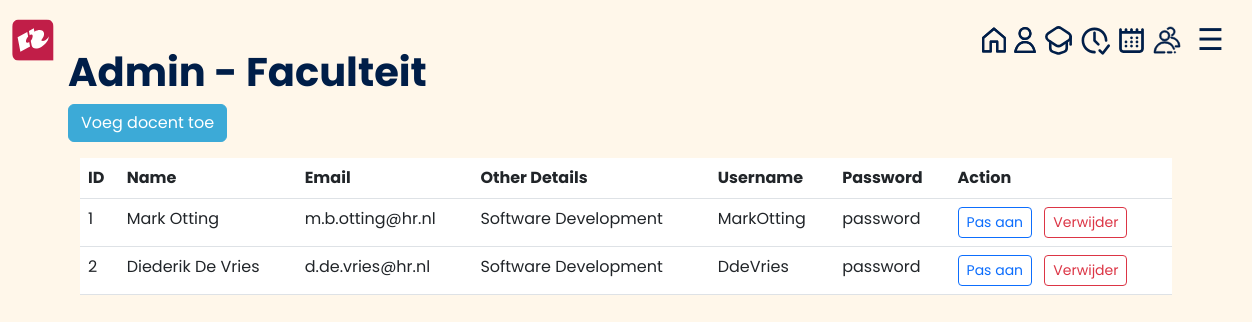
Page /admin/faculties (signed in) on the earlier database version.
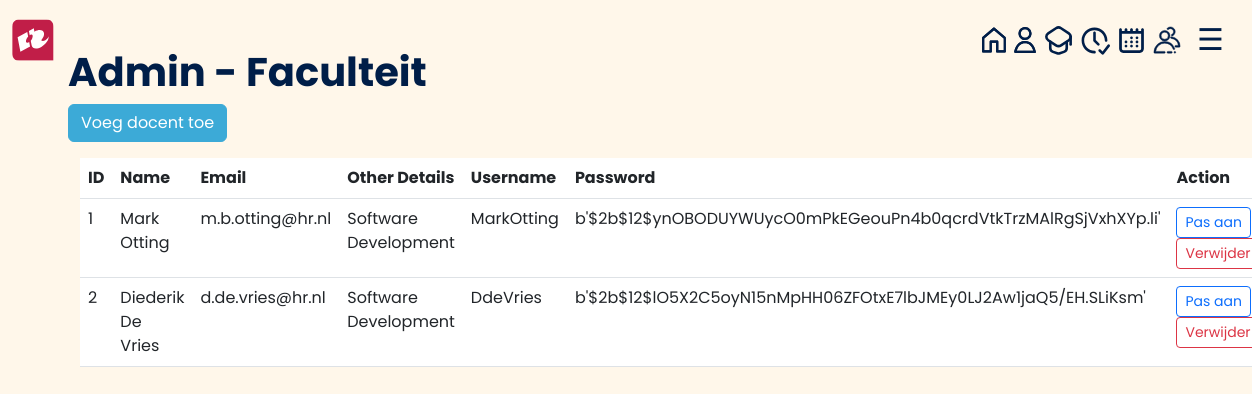
Same page on the later database version.
### tables this page shows
CREATE TABLE faculty
                  (faculty_id INTEGER PRIMARY KEY,
                   faculty_name TEXT,
                   faculty_email TEXT,
                   other_details TEXT,
                   Username TEXT,
                   Password TEXT);

### lib/admin_routes.py (the view)
@admin.route('/admin/faculties', methods=['GET'])
def admin_faculties():
    if 'admin_logged_in' in session:
        c.execute("SELECT * FROM Faculty")
        faculties = c.fetchall()
        return render_template('admin/admin_faculties.html', faculties=faculties)
    else:
        return redirect(url_for('index'))

### templates/admin/admin_faculties.html (shortened to what this page needs)
{% extends "base5.html" %}
{% block content %}
<head>
    <link href="https://cdn.jsdelivr.net/npm/bootstrap@5.3.0-alpha1/dist/css/bootstrap.min.css" rel="stylesheet">
    <link rel="stylesheet" href="{{ url_for('static', filename='/admin_dashboard.css') }}">
</head>
<body>
    <h1 class="fw-bold">Admin - Faculteit</h1>
    <a href="/admin/faculties/add" class="btn btn-primary mb-3">Voeg docent toe</a>
    <div class="container">
      <table class="table table-hover">
        <thead>
          <tr>
            <th>ID</th>
            <th>Name</th>
            <th>Email</th>
            <th>Other Details</th>
            <th>Username</th>
            <th>Password</th>
            <th>Action</th>
          </tr>
        </thead>
        <tbody>
          {% for faculty in faculties %}
            <tr>
              <td>{{ faculty[0] }}</td>
              <td>{{ faculty[1] }}</td>
              <td>{{ faculty[2] }}</td>
              <td>{{ faculty[3] }}</td>
              <td>{{ faculty[4] }}</td>
              <td>{{ faculty[5] }}</td>
              <td>
                <a href="/admin/faculties/update/{{ faculty[0] }}" class="btn btn-outline-primary btn-sm me-2">Pas aan</a>
                <form action="/admin/faculties/delete" method="post" class="d-inline">
                  <button type="submit" class="btn btn-outline-danger btn-sm">Verwijder</button>
                </form>
              </td>
            </tr>
          {% endfor %}
        </tbody>
      </table>
    </div>
{% endblock %}

### templates/base5.html (shortened to what this page needs)
<!DOCTYPE html>
<html>
<head>
    <link href="https://cdn.jsdelivr.net/npm/bootstrap@5.3.0-alpha1/dist/css/bootstrap.min.css" rel="stylesheet">
    <link rel="stylesheet" href="{{ url_for('static', filename='/admin_dashboard.css') }}">
</head>
<body>
	<nav style="z-index: 1;" class="navbar navbar-expand-lg fixed-top navbar-scroll">
		<div class="container-fluid">
			<ul class="navbar-nav ml-auto">
				<li class="nav-item d-flex">
					<a class="navbar-brand logo_button" href="https://www.hogeschoolrotterdam.nl/"><img class="logo" src="{{ url_for('static', filename='images/logo.svg') }}" name="HomeButton" action="/main"></a>
				</li>
			</ul>
				<ul class="navbar-nav mr-auto">
					<li class="nav-item d-flex align-items-center">
						<a href="{{ url_for('admin') }}" class="button" title="Dashboard" href="#">
						</a>
					</li>
					<li class="nav-item d-flex align-items-center">
						<a href="{{ url_for('admin.admin_students') }}"class="button" title="Studenten" href="#">
						</a>
					</li>
                    <li class="nav-item d-flex align-items-center">
						<a href="{{ url_for('admin.admin_faculties') }}"class="button" title="Faculty" href="#">
						</a>
					</li>
					<li class="nav-item d-flex align-items-center">
						<a href="{{ url_for('admin.admin_attendance') }}"class="button" title="Aanwezigheid" href="#">
						</a>
					</li>
					<li class="nav-item d-flex align-items-center">
						<a href="{{ url_for('admin.admin_meetings') }}"class="button" title="Meetings" href="#">
						</a>
					</li>
					<li class="nav-item d-flex align-items-center">
						<a href="{{ url_for('admin.admin_classes') }}"class="button" title="Klassen" href="#">
						</a>
					</li>
					<li class="nav-item d-flex">
						<div id="main">
							<span style="font-size:30px;cursor:pointer" onclick="openNav()" title="Menu">&#9776;</span>
					  	</div>
					</li>
				</ul>
			</div>
	</nav>
    <main class="container mt-5">
        {% block content %}{% endblock %}
    </main>
        </body>
</html>

### static/admin_dashboard.css (style rules this page uses)
* { -webkit-font-smoothing: antialiased; }
html { font-family: "Poppins", sans-serif; }
body { background-color: #fff7ea; font-family: "Poppins", sans-serif; color: #001e48; transition: background-color .5s; }
.navbar { height: 80px; }
nav .container-fluid { width: 1600px; }
nav { background-color: transparent; color: #001e48; }
.logo { width: 42px; }
.button { width: auto; height: auto; background-color: transparent; border-radius: 20px; transition: 0.3s; padding-left: 5px; }
#main { transition: margin-right .5s; padding: 16px; }
.btn-primary { background-color: #3caad7; border-color: #3caad7; }

Differences in the rows shown:
changed faculty "Mark Otting": Password "password" → "b'$2b$12$ynOBODUYWUycO0mPkEGeouPn4b0qcrdVtkTrzMAlRgSjVxhXYp.li'"
changed faculty "Diederik De Vries": Password "password" → "b'$2b$12$lO5X2C5oyN15nMpHH06ZFOtxE7lbJMEy0LJ2Aw1jaQ5/EH.SLiKsm'"
